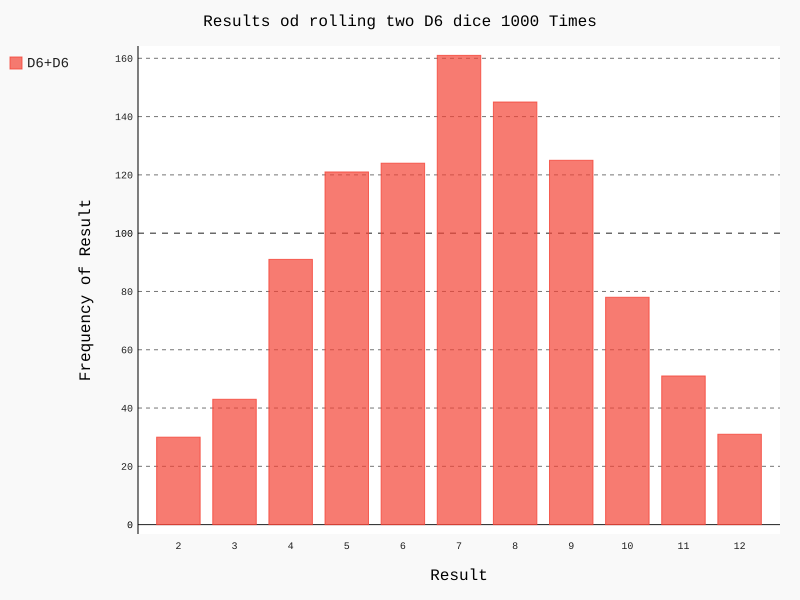

Reproduce this figure in Python.
#!/usr/bin/env python3
# -*- coding: utf-8 -*-
"""
Created on Tue Jul 31 17:55:32 2018

@author: sk
"""

from die import Die 
import pygal

#create two D6 die
die_1 = Die()
die_2 = Die()

#make some rolls and store them in a list
results = []
for roll_num in range(1000):
    result = die_1.roll() + die_2.roll()
    results.append(result)
    
    #analyze the results
    frequencies = []
    max_result = die_1.num_sides +die_2.num_sides
    for value in range(2, max_result+1):
        frequency = results.count(value)
        frequencies.append(frequency)
        
    #visualize the reults
    hist = pygal.Bar()
    
    hist.title = "Results od rolling two D6 dice 1000 Times"
    hist.x_labels = ['2', '3', '4', '5', '6', '7', '8', '9', '10', '11', '12']
    hist.x_title = "Result"
    hist.y_title = "Frequency of Result"
    
    hist.add('D6+D6', frequencies)
    hist.render_to_file('dice_visual.svg')
